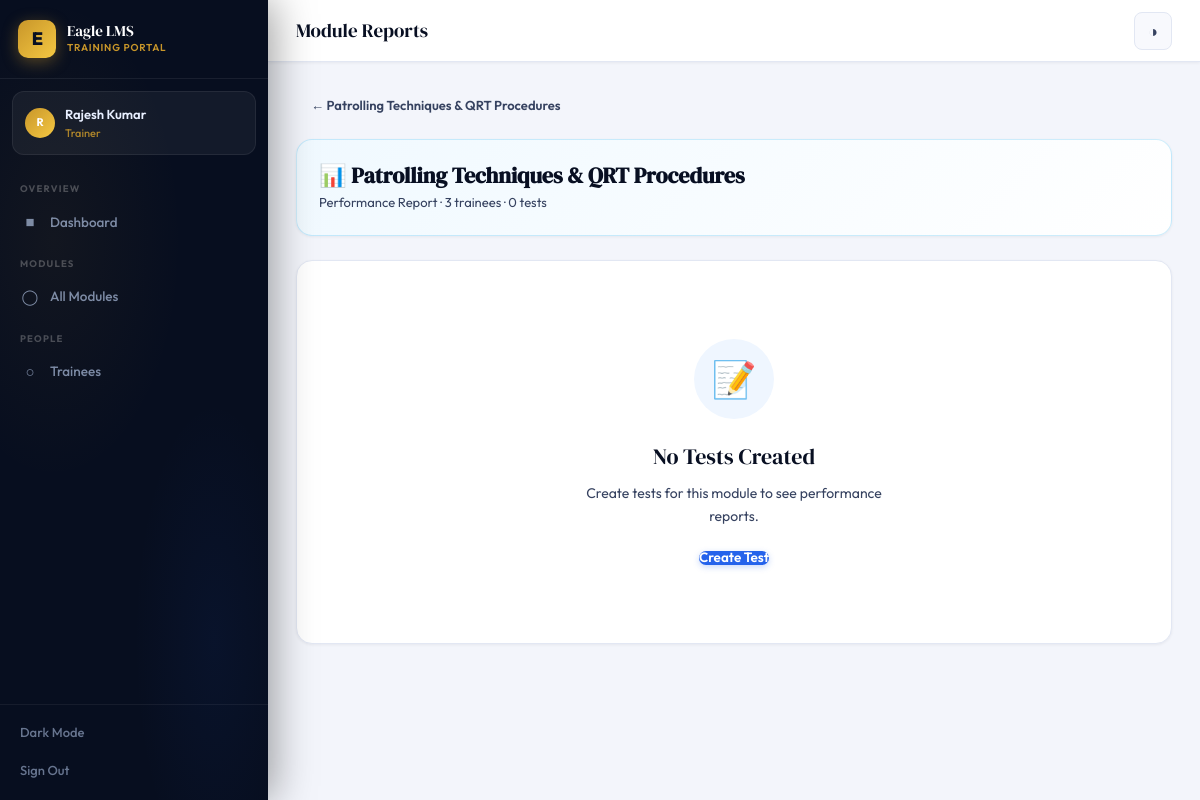
Before: /trainer/module/5/reports (signed in) with the older database file.
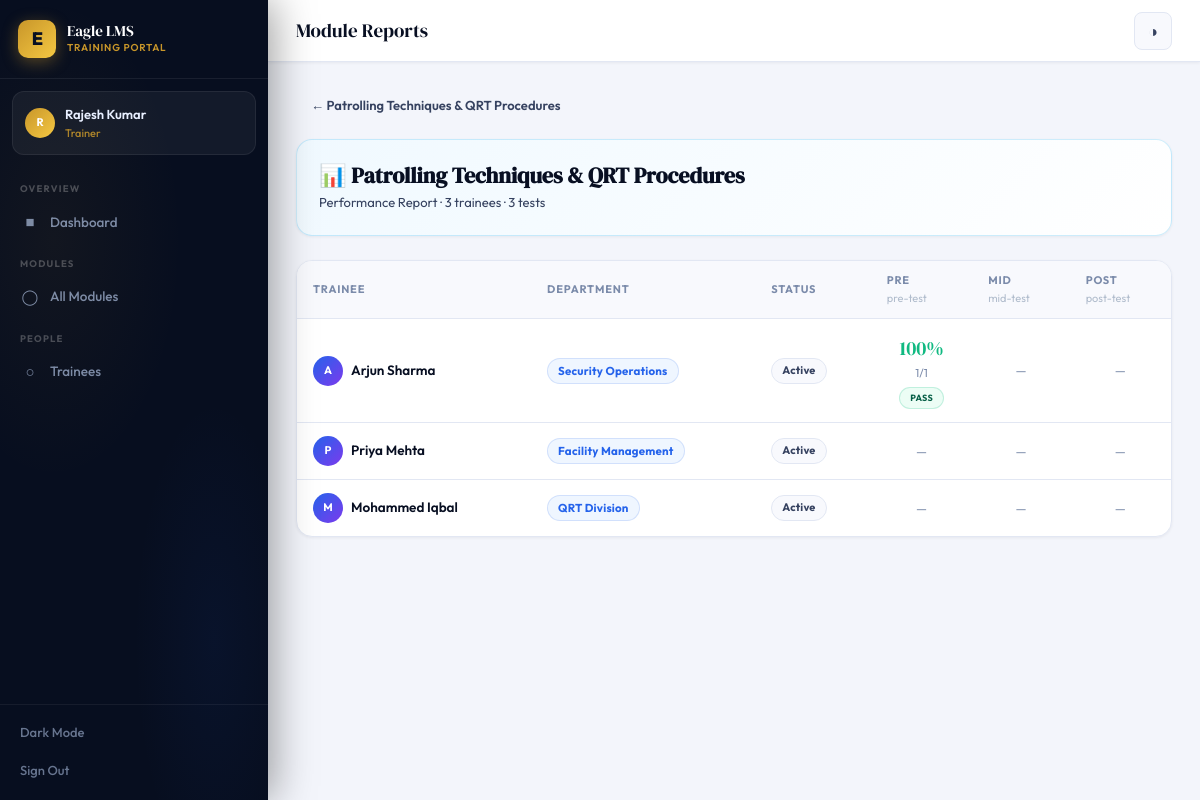
After: the same page with the newer database file.
### tables this page shows
CREATE TABLE tests(
            id INTEGER PRIMARY KEY AUTOINCREMENT,
            module_id INTEGER, title TEXT NOT NULL,
            test_type TEXT NOT NULL,
            duration_minutes INTEGER DEFAULT 30,
            start_datetime TIMESTAMP, end_datetime TIMESTAMP,
            passing_marks INTEGER DEFAULT 60, max_attempts INTEGER DEFAULT 1,
            created_at TIMESTAMP DEFAULT CURRENT_TIMESTAMP,
            FOREIGN KEY(module_id) REFERENCES modules(id));

CREATE TABLE enrollments(
            id INTEGER PRIMARY KEY AUTOINCREMENT,
            module_id INTEGER, trainee_id INTEGER,
            enrolled_at TIMESTAMP DEFAULT CURRENT_TIMESTAMP,
            completed BOOLEAN DEFAULT 0,
            FOREIGN KEY(module_id) REFERENCES modules(id),
            FOREIGN KEY(trainee_id) REFERENCES users(id),
            UNIQUE(module_id,trainee_id));

CREATE TABLE users(
            id INTEGER PRIMARY KEY AUTOINCREMENT,
            name TEXT NOT NULL, email TEXT UNIQUE NOT NULL,
            password TEXT NOT NULL, role TEXT NOT NULL DEFAULT 'trainee',
            phone TEXT, department TEXT,
            created_at TIMESTAMP DEFAULT CURRENT_TIMESTAMP, profile_pic TEXT);

CREATE TABLE test_attempts(
            id INTEGER PRIMARY KEY AUTOINCREMENT,
            test_id INTEGER, trainee_id INTEGER,
            score INTEGER, total_marks INTEGER, percentage REAL,
            passed BOOLEAN, answers TEXT,
            started_at TIMESTAMP DEFAULT CURRENT_TIMESTAMP,
            submitted_at TIMESTAMP,
            FOREIGN KEY(test_id) REFERENCES tests(id),
            FOREIGN KEY(trainee_id) REFERENCES users(id));

### app.py (the view)
@app.route('/trainer/module/<int:module_id>/reports')
@trainer_required
def module_reports(module_id):
    db=get_db()
    module=db.execute('SELECT * FROM modules WHERE id=?',(module_id,)).fetchone()
    tests=db.execute('SELECT * FROM tests WHERE module_id=?',(module_id,)).fetchall()
    trainees=db.execute('''SELECT u.id,u.name,u.email,u.department,e.completed FROM enrollments e
        JOIN users u ON e.trainee_id=u.id WHERE e.module_id=?''',(module_id,)).fetchall()
    report_data=[]
    for t in trainees:
        row=dict(t); row['attempts']={}
        for test in tests:
            att=db.execute('SELECT * FROM test_attempts WHERE test_id=? AND trainee_id=? ORDER BY started_at DESC',(test['id'],t['id'])).fetchone()
            row['attempts'][test['id']]=dict(att) if att else None
        report_data.append(row)
    return render_template('module_reports.html',module=module,tests=tests,report_data=report_data)

### app.py (called while the page is built)
def get_db():
    db = sqlite3.connect(os.path.join(BASE_DIR, 'lms.db'))
    db.row_factory = sqlite3.Row
    return db

def trainer_required(f):
    @wraps(f)
    def d(*a,**kw):
        if 'user_id' not in session or session.get('role')!='trainer': return redirect(url_for('login'))
        return f(*a,**kw)
    return d

@app.context_processor
def inject_globals():
    nc = 0
    if 'user_id' in session:
        nc = get_db().execute('SELECT COUNT(*) as c FROM notifications WHERE user_id=? AND is_read=0',(session['user_id'],)).fetchone()['c']
    return dict(COMPANY=COMPANY, notif_count=nc)

### templates/module_reports.html (shortened to what this page needs)
{% extends 'base.html' %}
{% block page_title %}Module Reports{% endblock %}
{% block content %}
<div style="margin-bottom:18px"><a href="{{ url_for('trainer_module_detail', module_id=module.id) }}" class="btn btn-ghost btn-sm">← {{ module.title }}</a></div>
<div class="card card-p anim-up mb-6" style="background:linear-gradient(135deg,var(--sky-bg),var(--card));border-color:rgba(14,165,233,.2)">
  <h2 style="font-family:'DM Serif Display',serif;font-size:22px;margin-bottom:4px">📊 {{ module.title }}</h2>
  <p class="t-sm t-secondary">Performance Report · {{ report_data|length }} trainees · {{ tests|length }} tests</p>
</div>
{% if tests %}
<div class="card tbl-wrap anim-up d1">
  <table>
    <thead>
      <tr>
        <th>Trainee</th><th>Department</th><th>Status</th>
        {% for test in tests %}<th>{{ test.title }}<br><span style="font-weight:400;text-transform:none;letter-spacing:0;color:var(--t4)">{{ test.test_type }}-test</span></th>{% endfor %}
      </tr>
    </thead>
    <tbody>
      {% for row in report_data %}
      <tr>
        <td><div class="flex items-c gap-2"><div class="ava ava-sm">{{ row.name[0].upper() }}</div><div style="font-weight:600;font-size:13.5px">{{ row.name }}</div></div></td>
        <td><span class="badge b-blue t-xs">{{ row.department or '—' }}</span></td>
        <td>{% if row.completed %}<span class="badge b-green badge-dot">Done</span>{% else %}<span class="badge b-neutral">Active</span>{% endif %}</td>
        {% for test in tests %}{% set att = row.attempts.get(test.id) %}
        <td>
          {% if att %}
          <div class="center">
            <div style="font-family:'DM Serif Display',serif;font-size:20px;color:{% if att.passed %}var(--green){% else %}var(--red){% endif %}">{{ att.percentage|int }}%</div>
            <div class="t-xs t-muted">{{ att.score }}/{{ att.total_marks }}</div>
            <span class="badge {% if att.passed %}b-green{% else %}b-red{% endif %}" style="margin-top:4px;font-size:9px">{{ 'PASS' if att.passed else 'FAIL' }}</span>
          </div>
          {% else %}<div class="center t-muted t-sm">—</div>{% endif %}
        </td>
        {% endfor %}
      </tr>
      {% endfor %}
    </tbody>
  </table>
</div>
{% else %}
<div class="card card-p"><div class="empty"><div class="empty-ico">📝</div><div class="empty-title">No Tests Created</div><div class="empty-sub">Create tests for this module to see performance reports.</div><a href="{{ url_for('create_test', module_id=module.id) }}" class="btn btn-primary">Create Test</a></div></div>
{% endif %}
{% endblock %}

Changed rows visible on the page:
added tests: title "PRE", test_type "pre"
added tests: title "MID", test_type "mid"
added tests: title "POST", test_type "post"
now on this page (row unchanged): enrollments: name "A", name "Arjun Sharma", department "Security Operations", completed "Active"
added test_attempts: percentage "100", score "1", total_marks "1", passed "PASS"
now on this page (row unchanged): enrollments: name "P", name "Priya Mehta", department "Facility Management", completed "Active"
now on this page (row unchanged): enrollments: name "M", name "Mohammed Iqbal", department "QRT Division", completed "Active"
Other visible differences:
{{ tests|length }}: "0" → "3"
text no longer shown: "📝 No Tests Created Create tests for this module to see performance reports. Create Test"
text now shown: "TRAINEE DEPARTMENT STATUS"
